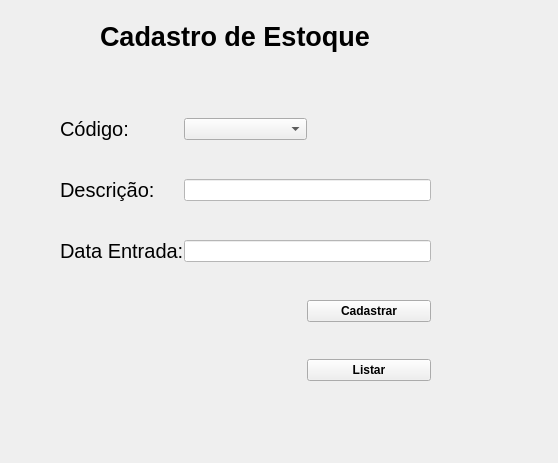
<?xml version="1.0" encoding="UTF-8"?>
<ui version="4.0">
 <class>MainWindow</class>
 <widget class="QMainWindow" name="MainWindow">
  <property name="geometry">
   <rect>
    <x>0</x>
    <y>0</y>
    <width>558</width>
    <height>463</height>
   </rect>
  </property>
  <property name="windowTitle">
   <string>MainWindow</string>
  </property>
  <widget class="QWidget" name="centralwidget">
   <widget class="QLabel" name="label">
    <property name="geometry">
     <rect>
      <x>100</x>
      <y>20</y>
      <width>271</width>
      <height>32</height>
     </rect>
    </property>
    <property name="font">
     <font>
      <pointsize>20</pointsize>
      <weight>75</weight>
      <bold>true</bold>
     </font>
    </property>
    <property name="styleSheet">
     <string notr="true"/>
    </property>
    <property name="text">
     <string>Cadastro de Estoque</string>
    </property>
   </widget>
   <widget class="QWidget" name="layoutWidget">
    <property name="geometry">
     <rect>
      <x>60</x>
      <y>80</y>
      <width>371</width>
      <height>341</height>
     </rect>
    </property>
    <layout class="QGridLayout" name="gridLayout">
     <property name="spacing">
      <number>0</number>
     </property>
     <item row="2" column="1" colspan="2">
      <widget class="QLineEdit" name="ldDesc">
       <property name="styleSheet">
        <string notr="true">background-color: rgb(255, 255, 255);</string>
       </property>
      </widget>
     </item>
     <item row="2" column="0">
      <widget class="QLabel" name="label_3">
       <property name="font">
        <font>
         <pointsize>15</pointsize>
        </font>
       </property>
       <property name="text">
        <string>Descrição: </string>
       </property>
      </widget>
     </item>
     <item row="3" column="1" colspan="2">
      <widget class="QLineEdit" name="ldPrec">
       <property name="styleSheet">
        <string notr="true">background-color: rgb(255, 255, 255);</string>
       </property>
      </widget>
     </item>
     <item row="4" column="2">
      <widget class="QPushButton" name="btnCadastrar">
       <property name="font">
        <font>
         <weight>75</weight>
         <bold>true</bold>
        </font>
       </property>
       <property name="text">
        <string>Cadastrar</string>
       </property>
      </widget>
     </item>
     <item row="3" column="0">
      <widget class="QLabel" name="label_4">
       <property name="font">
        <font>
         <pointsize>15</pointsize>
        </font>
       </property>
       <property name="text">
        <string>Data Entrada:</string>
       </property>
      </widget>
     </item>
     <item row="1" column="0">
      <widget class="QLabel" name="label_2">
       <property name="font">
        <font>
         <pointsize>15</pointsize>
        </font>
       </property>
       <property name="text">
        <string>Código:</string>
       </property>
      </widget>
     </item>
     <item row="5" column="2">
      <widget class="QPushButton" name="btnListar">
       <property name="font">
        <font>
         <weight>75</weight>
         <bold>true</bold>
        </font>
       </property>
       <property name="text">
        <string>Listar</string>
       </property>
      </widget>
     </item>
     <item row="1" column="1">
      <widget class="QComboBox" name="cbxestoque"/>
     </item>
    </layout>
   </widget>
  </widget>
  <widget class="QMenuBar" name="menubar">
   <property name="geometry">
    <rect>
     <x>0</x>
     <y>0</y>
     <width>558</width>
     <height>22</height>
    </rect>
   </property>
  </widget>
 </widget>
 <resources/>
 <connections/>
</ui>
